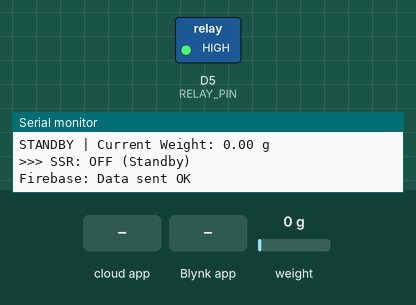
Recording of a sketch running on a simulated ESP8266 (NodeMCU). On the bench: switched loads named in the sketch (green lamp = pin HIGH), the last lines printed to the serial monitor. Inputs (shaded band) come from the test bench; at power-on: weight on the scale 0 g. WiFi joins after 1.5 s; servers stay silent unless stated; EEPROM starts erased; the Firebase database answers and starts empty.

Above: at 13.2 s.
13.3 s: the phone or cloud app sets isActive to 1
At 16.8 s:
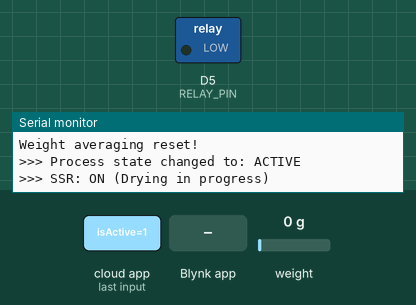
17.9 s: weight on the scale set to 100 g
21.8 s: the phone or cloud app sets targetWeight to 25
24.0 s: Blynk app writes 1 to V2
25.8 s: the phone or cloud app sets isActive to 0
At 27.6 s:
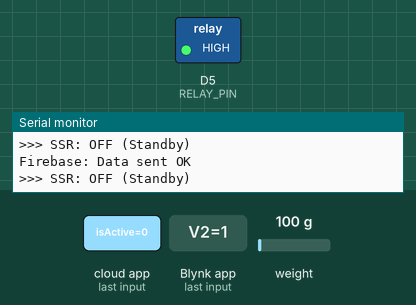
Timing chart, 0 to 28.8 s (numbered marks = the images above; inputs shaded):
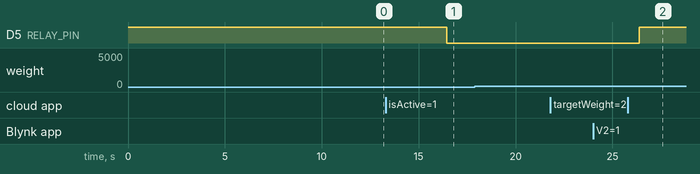

The sketch:

FoodDrier_ESP8266_SSR_Fixed.ino
```cpp
#define BLYNK_TEMPLATE_ID "TMPL3MuoyBjph"
#define BLYNK_TEMPLATE_NAME "Food Drier"
#define BLYNK_AUTH_TOKEN "qxfoOhdJ7Gh02hWGrN1ceZdAYDqWx-mL"

#define BLYNK_PRINT Serial
#include <BlynkSimpleEsp8266.h>

char auth[] = BLYNK_AUTH_TOKEN;

#include <Wire.h>
#include "HX711.h"
#include <EEPROM.h>
#include <ESP8266WiFi.h>
#include <Firebase_ESP_Client.h>

// ================= FIREBASE =================
#define FIREBASE_HOST "https://food-dryer-dab22-default-rtdb.asia-southeast1.firebasedatabase.app/"
#define FIREBASE_SECRET "MBU8l4t114ysjAytcWqhuNv6A4Iub7c86utPwXaW"

FirebaseData fbdo;
FirebaseConfig fbConfig;
FirebaseAuth fbAuth;

bool firebaseReady = false;
unsigned long lastFirebaseSend = 0;
const unsigned long FIREBASE_STANDBY_SEND_INTERVAL = 1000;
const unsigned long FIREBASE_ACTIVE_SEND_INTERVAL = 120000;

unsigned long lastFirebaseRead = 0;
const unsigned long FIREBASE_READ_INTERVAL = 3000;
const unsigned long CONTROL_TIMEOUT = 10000;
unsigned long lastControlOk = 0;

// ================= WIFI =================
const char* ssid = "Galaxy M34 5G 55D7";
const char* password = "1234567890";

// ================= HX711 =================
#define DOUT D2
#define CLK D1
HX711 scale;

// ================= SSR / RELAY =================
#define RELAY_PIN D5

// Most relay/SSR modules are active-LOW:
// LOW = ON, HIGH = OFF. If your module is normal active-HIGH, set this false.
const bool RELAY_ACTIVE_LOW = true;
const int RELAY_ON_LEVEL = RELAY_ACTIVE_LOW ? LOW : HIGH;
const int RELAY_OFF_LEVEL = RELAY_ACTIVE_LOW ? HIGH : LOW;

// ================= CALIBRATION =================
float known_weight = 250.0;
float calibration_factor;

// ================= PROCESS VARIABLES =================
float threshold = 50.0;
bool processActive = false;
bool relayState = false;

// ================= 2-MINUTE SAMPLING =================
#define MAX_SAMPLES 120  // One sample per second for 2 minutes
#define SAMPLING_INTERVAL 1000UL  // Sample once per second
#define SAMPLING_DURATION 120000UL  // 2 minutes in milliseconds
float weightSamples[MAX_SAMPLES];
int sampleCount = 0;
unsigned long samplingStartTime = 0;
unsigned long lastSampleTime = 0;
bool samplingActive = false;

// ================= WEIGHT AVERAGING =================
const unsigned long WEIGHT_AVERAGE_WINDOW = 120000UL; // 2 minutes
const float MIN_VALID_WEIGHT = 5.0;
unsigned long windowStartTime = 0;
double weightSum = 0;
unsigned int weightSampleCount = 0;
float averagedWeight = 0;
bool hasAveragedWeight = false;
bool lastProcessActive = false;
unsigned long lastStandbyUpdate = 0;
const unsigned long STANDBY_UPDATE_INTERVAL = 1000UL;  // Update every 1 second in standby

// ================= EEPROM =================
#define EEPROM_SIZE 512
#define CAL_ADDR 0
#define THRESHOLD_ADDR 20

void setRelay(bool on) {
  digitalWrite(RELAY_PIN, on ? RELAY_ON_LEVEL : RELAY_OFF_LEVEL);
  relayState = on;
}

// ================= SAMPLING FUNCTIONS =================
void addWeightSample(float weight) {
  if (sampleCount < MAX_SAMPLES) {
    weightSamples[sampleCount] = weight;
    sampleCount++;
  }
}

float getAverageWeight() {
  if (sampleCount == 0) return 0;
  float sum = 0;
  for (int i = 0; i < sampleCount; i++) {
    sum += weightSamples[i];
  }
  return sum / sampleCount;
}

void resetSampling() {
  sampleCount = 0;
  samplingStartTime = millis();
}


void saveCalibration(float value) {
  EEPROM.put(CAL_ADDR, value);
  EEPROM.commit();
}

float loadCalibration() {
  float value;
  EEPROM.get(CAL_ADDR, value);
  if (isnan(value) || value == 0) return -1;
  return value;
}

void saveThreshold(float value) {
  EEPROM.put(THRESHOLD_ADDR, value);
  EEPROM.commit();
  Serial.println("Threshold saved");
}

float loadThreshold() {
  float value;
  EEPROM.get(THRESHOLD_ADDR, value);
  if (isnan(value) || value <= 0) return 50.0;
  return value;
}

bool updateWeightAverage(float weight) {
  unsigned long now = millis();

  // Initialize window on first call
  if (windowStartTime == 0) {
    windowStartTime = now;
  }

  // Sample only once per second
  if (now - lastSampleTime >= SAMPLING_INTERVAL) {
    lastSampleTime = now;

    if (weight >= MIN_VALID_WEIGHT && weightSampleCount < MAX_SAMPLES) {
      weightSum += weight;
      weightSampleCount++;
      Serial.print("Sample ");
      Serial.print(weightSampleCount);
      Serial.print(": ");
      Serial.print(weight, 2);
      Serial.println(" g");
    }
  }

  // Check if 2-minute window has elapsed
  if (now - windowStartTime >= WEIGHT_AVERAGE_WINDOW) {
    windowStartTime = now;  // Start a new window

    if (weightSampleCount == 0) {
      Serial.println("No valid samples in 2-minute window!");
      return false;
    }

    // Calculate average
    averagedWeight = weightSum / weightSampleCount;
    hasAveragedWeight = true;

    Serial.print("=== 2-MINUTE WINDOW COMPLETE ===");
    Serial.print(" | Samples: ");
    Serial.print(weightSampleCount);
    Serial.print(" | Average: ");
    Serial.print(averagedWeight, 2);
    Serial.println(" g");

    // Reset for next window
    weightSum = 0;
    weightSampleCount = 0;
    lastSampleTime = 0;  // Reset sample timer for next window

    return true;
  }

  return false;
}

void resetWeightAverage() {
  windowStartTime = 0;
  weightSum = 0;
  weightSampleCount = 0;
  averagedWeight = 0;
  hasAveragedWeight = false;
  lastSampleTime = 0;
  lastFirebaseSend = 0;
  Serial.println("Weight averaging reset!");
}

BLYNK_WRITE(V2) {
  float newThreshold = param.asFloat();
  if (newThreshold != threshold && newThreshold > 0) {
    threshold = newThreshold;
    saveThreshold(threshold);
    Serial.print("New Threshold (Blynk): ");
    Serial.println(threshold);

    if (firebaseReady) {
      Firebase.RTDB.setFloat(&fbdo, "/foodDrier/targetWeight", threshold);
    }
  }
}

void readFirebaseControls() {
  if (!firebaseReady) return;

  unsigned long now = millis();
  if (now - lastFirebaseRead < FIREBASE_READ_INTERVAL) return;
  lastFirebaseRead = now;

  if (Firebase.RTDB.getBool(&fbdo, "/foodDrier/isActive")) {
    processActive = fbdo.boolData();
    lastControlOk = now;
  } else {
    Serial.print("Firebase isActive read failed: ");
    Serial.println(fbdo.errorReason());
  }

  if (processActive) {
    if (Firebase.RTDB.getFloat(&fbdo, "/foodDrier/targetWeight")) {
      float firebaseTarget = fbdo.floatData();
      if (firebaseTarget > 0 && firebaseTarget != threshold) {
        threshold = firebaseTarget;
        saveThreshold(threshold);
        Serial.print("New target weight from Firebase: ");
        Serial.println(threshold);
        Blynk.virtualWrite(V2, threshold);
      }
    } else {
      Serial.print("Firebase targetWeight read failed: ");
      Serial.println(fbdo.errorReason());
    }
  }

  if (processActive && lastControlOk > 0 && now - lastControlOk > CONTROL_TIMEOUT) {
    processActive = false;
    setRelay(false);
    Serial.println("Control timeout: SSR forced OFF");
  }
}

void sendToFirebase(float weight, bool relay) {
  if (!firebaseReady) return;

  unsigned long now = millis();
  unsigned long sendInterval = processActive ? FIREBASE_ACTIVE_SEND_INTERVAL : FIREBASE_STANDBY_SEND_INTERVAL;
  if (now - lastFirebaseSend < sendInterval) return;
  lastFirebaseSend = now;

  FirebaseJson json;
  json.set("weight", weight);
  json.set("relayState", relay ? "ON" : "OFF");
  json.set("threshold", threshold);
  json.set("isActive", processActive);
  json.set("timestamp/.sv", "timestamp");

  if (Firebase.RTDB.setJSON(&fbdo, "/foodDrier/live", &json)) {
    Serial.println("Firebase: Data sent OK");
  } else {
    Serial.print("Firebase Error: ");
    Serial.println(fbdo.errorReason());
  }

  if (processActive) {
    Firebase.RTDB.pushJSON(&fbdo, "/foodDrier/history", &json);
  }
}

void calibrate() {
  Serial.println("\n=== CALIBRATION START ===");

  Serial.println("Remove all weight...");
  Blynk.virtualWrite(V1, "Remove all weight");
  delay(3000);

  scale.tare();
  Serial.println("Tare done");
  Blynk.virtualWrite(V1, "Tare done");

  Serial.print("Place ");
  Serial.print(known_weight);
  Serial.println(" g weight...");
  Blynk.virtualWrite(V1, "Place 250g Weight");
  delay(5000);

  long reading = scale.get_units(10);
  calibration_factor = reading / known_weight;
  scale.set_scale(calibration_factor);
  saveCalibration(calibration_factor);

  Serial.print("Calibration Factor: ");
  Serial.println(calibration_factor);
  Serial.println("=== CALIBRATION DONE ===\n");
  Blynk.virtualWrite(V1, "done");
}

void setup() {
  Serial.begin(9600);

  pinMode(RELAY_PIN, OUTPUT);
  setRelay(false);

  EEPROM.begin(EEPROM_SIZE);
  scale.begin(DOUT, CLK);

  WiFi.begin(ssid, password);
  Serial.print("Connecting to WiFi");
  while (WiFi.status() != WL_CONNECTED) {
    setRelay(false);
    delay(500);
    Serial.print(".");
  }
  Serial.println("\nWiFi Connected: " + WiFi.localIP().toString());

  Blynk.config(auth);
  Blynk.connect();

  fbConfig.database_url = FIREBASE_HOST;
  fbConfig.signer.tokens.legacy_token = FIREBASE_SECRET;
  Firebase.begin(&fbConfig, &fbAuth);
  Firebase.reconnectWiFi(true);

  firebaseReady = true;
  processActive = false;
  setRelay(false);
  Firebase.RTDB.setBool(&fbdo, "/foodDrier/isActive", false);
  Serial.println("Firebase initialized. SSR forced OFF.");

  calibration_factor = loadCalibration();
  if (calibration_factor == -1) {
    Serial.println("No valid calibration found!");
    calibrate();
  } else {
    Serial.println("Calibration loaded: " + String(calibration_factor));
    scale.set_scale(calibration_factor);
    delay(2000);
    scale.tare();
  }

  threshold = loadThreshold();
  Serial.print("Loaded Threshold: ");
  Serial.println(threshold);
  Serial.println("System Ready\n");
}

void loop() {
  Blynk.run();

  if (Serial.available()) {
    char cmd = Serial.read();
    if (cmd == 'c' || cmd == 'C') calibrate();
  }

  readFirebaseControls();

  // Reset averaging when transitioning between standby and active
  if (processActive != lastProcessActive) {
    resetWeightAverage();
    lastProcessActive = processActive;
    Serial.print(">>> Process state changed to: ");
    Serial.println(processActive ? "ACTIVE" : "STANDBY");
  }

  unsigned long now = millis();
  float currentWeight = abs(scale.get_units(5));  // Current weight reading

  // ==========================================
  // UPDATE 2-MINUTE AVERAGE (if in ACTIVE mode)
  // ==========================================
  if (processActive) {
    bool windowComplete = updateWeightAverage(currentWeight);
  }

  // ==========================================
  // STANDBY MODE: Update display every 1 second
  // ==========================================
  if (!processActive) {
    if (now - lastStandbyUpdate >= STANDBY_UPDATE_INTERVAL) {
      lastStandbyUpdate = now;
      Serial.print("STANDBY | Current Weight: ");
      Serial.print(currentWeight, 2);
      Serial.println(" g");
      Blynk.virtualWrite(V0, currentWeight);
    }
  }

  // ==========================================
  // RELAY CONTROL: Based on 2-minute average
  // ==========================================
  bool shouldTurnOff = false;

  if (processActive && hasAveragedWeight) {
    // Only compare 2-minute average to threshold
    if (averagedWeight <= threshold) {
      shouldTurnOff = true;
      Serial.print(">>> 2-MIN AVERAGE (");
      Serial.print(averagedWeight, 2);
      Serial.print("g) <= THRESHOLD (");
      Serial.print(threshold, 2);
      Serial.println("g) - STOPPING");
    } else {
      Serial.print(">>> 2-MIN AVERAGE (");
      Serial.print(averagedWeight, 2);
      Serial.print("g) > THRESHOLD (");
      Serial.print(threshold, 2);
      Serial.println("g) - CONTINUING");
    }
  }

  // Apply relay control
  if (processActive && !shouldTurnOff) {
    // ACTIVE and target NOT reached: Keep heater ON
    setRelay(true);
    Blynk.virtualWrite(V1, 1);
    Serial.println(">>> SSR: ON (Drying in progress)");

    // Send average weight to Firebase every 2 minutes when available
    if (hasAveragedWeight) {
      sendToFirebase(averagedWeight, true);
      hasAveragedWeight = false;  // Mark as processed
    }
  } else {
    // STANDBY or target reached: Turn OFF
    setRelay(false);
    Blynk.virtualWrite(V1, 0);

    if (processActive && shouldTurnOff) {
      // Target reached - stop the process
      Serial.println(">>> SSR: OFF (Target reached!)");
      Firebase.RTDB.setBool(&fbdo, "/foodDrier/isActive", false);
      Firebase.RTDB.setBool(&fbdo, "/foodDrier/ssr", false);
      processActive = false;
      resetWeightAverage();
      sendToFirebase(averagedWeight, false);
    } else if (!processActive) {
      // Normal standby - always send weight to Firebase
      Serial.println(">>> SSR: OFF (Standby)");
      sendToFirebase(currentWeight, false);
    }
  }

  delay(100);  // Reduced delay for faster responsiveness
}
```

Measured:
- after the input at 13.3 s, D5 (RELAY_PIN): HIGH → LOW after 3.2 s
- after the input at 25.8 s, D5 (RELAY_PIN): LOW → HIGH after 0.58 s
